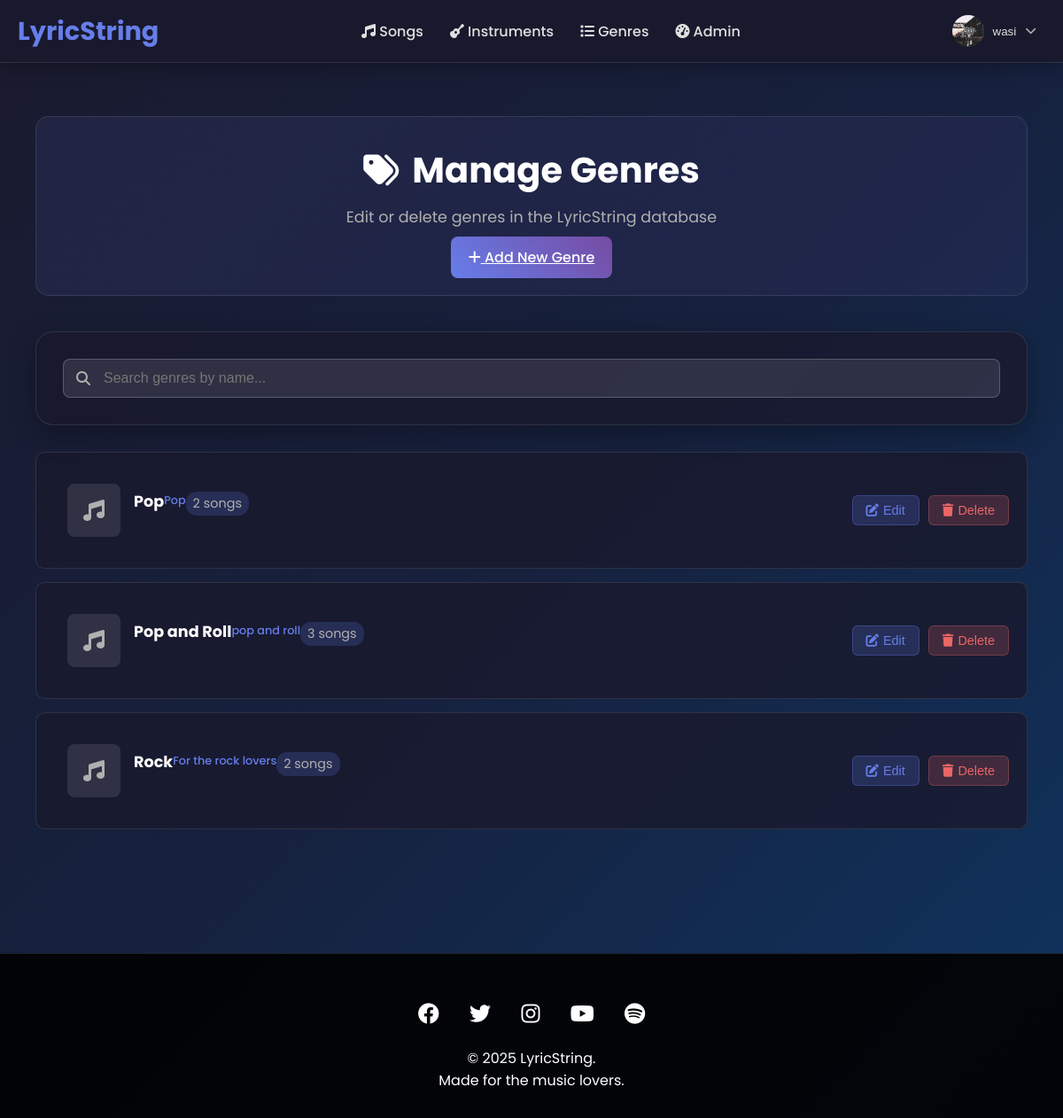
The page /dashboard/manage_genres/ (signed in) on the database its author committed.
### users/models.py (models this page shows, shortened)
class CustomUser(AbstractUser):
    username = models.CharField(
        max_length=150,
        unique=True,
        help_text='Required. 150 characters or fewer. Letters, digits and @/./+/-/_ only.',
        validators=[AbstractUser.username_validator],
        error_messages={
            'unique': "A user with that username already exists.",
        },
    )
    bio = models.TextField(blank=True)
    profile_picture = models.ImageField(upload_to='profile_pics/', blank=True)
    location = models.CharField(max_length=100, blank=True)
    website = models.URLField(blank=True)
    social_media = models.CharField(max_length=100, blank=True)
    skill_level = models.CharField(max_length=20, choices=[
        ('beginner', 'Beginner'),
        ('intermediate', 'Intermediate'),
        ('advanced', 'Advanced'),
        ('professional', 'Professional')
    ], default='beginner')
    groups = models.ManyToManyField(
        'auth.Group',
        verbose_name='groups',
        blank=True,
        help_text='The groups this user belongs to. A user will get all permissions granted to each of their groups.',
        related_name="customuser_set",
        related_query_name="user",
    )
    user_permissions = models.ManyToManyField(
        'auth.Permission',
        verbose_name='user permissions',
        blank=True,
        help_text='Specific permissions for this user.',
        related_name="customuser_set",
        related_query_name="user",
    )

### content/models.py (models this page shows, shortened)
class Genre(models.Model):
    name = models.CharField(max_length=50, unique=True)
    description = models.TextField(blank=True)
    icon_class = models.CharField(max_length=50, default='fas fa-music')

### users/views.py (the view)
# urls.py: path('dashboard/manage_genres/', views.manage_genres_view, name='manage_genres'),
@staff_member_required
def manage_genres_view(request):
    genres = Genre.objects.all().order_by('name')
    paginator = Paginator(genres, 10)
    page_number = request.GET.get('page')
    page_obj = paginator.get_page(page_number)
    context = {
        'genres': page_obj,
    }
    return render(request, 'users/manage_genres.html', context)

### templates/users/manage_genres.html (shortened to what this page needs)
{% extends "base.html" %}
{% load static %}
{% block extra_css %}
<link rel="stylesheet" href="{% static 'css/admin_edit_song.css' %}">
{% endblock %}
{% block content %}
<div class="admin-container">
    <div class="admin-header">
        <h1><i class="fas fa-tags"></i> Manage Genres</h1>
        <p>Edit or delete genres in the LyricString database</p>
        <div style="margin-top: 20px;">
            <a href="{% url 'add_genre' %}" class="modal-btn primary">
                <i class="fas fa-plus"></i>
                Add New Genre
            </a>
        </div>
    </div>
    <div class="search-section">
        <div class="search-box">
            <i class="fas fa-search"></i>
            <input type="text" id="genreSearch" placeholder="Search genres by name...">
        </div>
    </div>
    <div class="songs-list">
        {% for genre in genres %}
        <div class="song-item" data-name="{{ genre.name|lower }}">
            <div class="song-info">
                <div class="song-cover">
                    <i class="{{ genre.icon_class|default:'fas fa-music' }}"></i>
                </div>
                <div class="song-details">
                    <h3>{{ genre.name }}</h3>
                    <p class="artist">{{ genre.description|truncatewords:10 }}</p>
                    <div class="song-meta">
                        <span class="genres">
                            <span class="genre-tag">{{ genre.song_set.count }} songs</span>
                        </span>
                    </div>
                </div>
            </div>
            <div class="song-actions">
                <button class="btn-edit" onclick="editGenre({{ genre.id }})">
                    <i class="fas fa-edit"></i> Edit
                </button>
                <button class="btn-delete" onclick="confirmDelete({{ genre.id }}, '{{ genre.name|escapejs }}')">
                    <i class="fas fa-trash"></i> Delete
                </button>
            </div>
        </div>
        {% endfor %}
    </div>
</div>
{% endblock %}

### templates/base.html (shortened to what this page needs)
{% load static %}
<!DOCTYPE html>
<html lang="en">
<head>
    <link rel="stylesheet" href="https://cdnjs.cloudflare.com/ajax/libs/font-awesome/6.4.0/css/all.min.css">
    <link rel="stylesheet" href="{% static 'css/styles.css' %}">
    <link rel="stylesheet" href="{% static 'css/base.css' %}">
    {% block extra_css %}{% endblock %}
</head>
<body>
    <header class="header">
        <nav class="nav-container">
            <a href="/" class="logo">
                LyricString
            </a>
            <ul class="nav-menu">
                <li><a href="/"><i class="fas fa-music"></i> Songs</a></li>
                <li><a href="/instruments/"><i class="fas fa-guitar"></i> Instruments</a></li>
                <li><a href="/genres/"><i class="fas fa-list"></i> Genres</a></li>
                {% if user.is_staff %}
                <li><a href="/dashboard/"><i class="fas fa-tachometer-alt"></i> Admin</a></li>
                {% endif %}
            </ul>
            <div class="user-actions">
                {% if user.is_authenticated %}
                <div class="user-profile">
                    <div class="profile-dropdown">
                        <button class="profile-btn">
                            {% if user.profile_picture %}
                            <img src="{{ user.profile_picture.url }}" alt="{{ user.username }}" class="profile-pic">
                            {% else %}
                            <div class="profile-pic default"><i class="fas fa-user"></i></div>
                            {% endif %}
                            <span class="username">{{ user.username }}</span>
                            <i class="fas fa-chevron-down dropdown-icon"></i>
                        </button>
                    </div>
                </div>
                {% else %}
                <a href="{% url 'login' %}" class="btn btn-outline">Sign in</a>
                <a href="{% url 'register' %}" class="btn btn-primary">Sign up</a>
                {% endif %}
            </div>
        </nav>
    </header>
    <main class="main-content">
        {% block content %}{% endblock %}
    </main>
    <footer class="footer">
        <div class="footer-content">
            <div class="social-links">
                <a href="#"><i class="fab fa-facebook"></i></a>
                <a href="#"><i class="fab fa-twitter"></i></a>
                <a href="#"><i class="fab fa-instagram"></i></a>
                <a href="#"><i class="fab fa-youtube"></i></a>
                <a href="#"><i class="fab fa-spotify"></i></a>
            </div>
            <p>&copy; 2025 LyricString.</p>
            <p>Made for the music lovers.</p>
        </div>
    </footer>
</body>
</html>

### static/css/styles.css (style rules this page uses)
* { margin: 0; padding: 0; box-sizing: border-box; }
body { font-family: 'Poppins', sans-serif; background: linear-gradient(135deg, #1a1a2e 0%, #16213e 50%, #0f3460 100%); min-height: 100vh; color: #e0e0e0; }
.header { background: rgba(26, 26, 46, 0.95); backdrop-filter: blur(10px); box-shadow: 0 4px 20px rgba(0,0,0,0.3); position: sticky; top: 0; z-index: 1000; border-bottom: 1px solid rgba(255, 255, 255, 0.1); }
.nav-container { max-width: 1400px; margin: 0 auto; padding: 0 20px; display: flex; justify-content: space-between; align-items: center; height: 70px; }
.logo { display: flex; align-items: center; gap: 10px; font-size: 1.8rem; font-weight: 700; color: #667eea; text-decoration: none; }
.nav-menu { display: flex; list-style: none; gap: 30px; }
.nav-menu a { text-decoration: none; color: #e0e0e0; font-weight: 500; transition: color 0.3s ease; position: relative; }
.nav-menu a::after { content: ''; position: absolute; width: 0; height: 2px; bottom: -5px; left: 0; background: linear-gradient(45deg, #667eea, #764ba2); transition: width 0.3s ease; }
.user-actions { display: flex; gap: 15px; align-items: center; }
.user-profile { position: relative; }
.profile-dropdown { position: relative; }
.profile-btn { display: flex; align-items: center; gap: 10px; background: transparent; border: none; cursor: pointer; padding: 5px 10px; border-radius: 30px; transition: all 0.3s ease; }
.profile-pic { width: 36px; height: 36px; border-radius: 50%; object-fit: cover; }
.username { font-weight: 500; color: #e0e0e0; }
.dropdown-icon { font-size: 0.8rem; color: #b0b0b0; transition: transform 0.3s ease; }
.main-content { max-width: 1400px; margin: 0 auto; padding: 40px 20px; min-height: calc(100vh - 140px); }
.search-section { background: rgba(26, 26, 46, 0.8); backdrop-filter: blur(10px); border-radius: 20px; padding: 30px; margin-bottom: 30px; box-shadow: 0 10px 30px rgba(0,0,0,0.3); border: 1px solid rgba(255, 255, 255, 0.1); }
.song-cover { width: 100%; height: 160px; background: linear-gradient(45deg, #667eea, #764ba2); display: flex; align-items: center; justify-content: center; position: relative; overflow: hidden; }
.song-cover i { font-size: 3rem; color: rgba(255,255,255,0.8); }
.song-info { padding: 15px; }
.song-details { display: flex; justify-content: space-between; align-items: center; margin-bottom: 15px; font-size: 0.8rem; color: #888; }
.song-actions { display: flex; justify-content: space-between; align-items: center; }
.footer { background: rgba(0,0,0,0.9); color: white; text-align: center; padding: 30px 0; margin-top: 50px; border-top: 1px solid rgba(255, 255, 255, 0.1); }
.footer-content { max-width: 1400px; margin: 0 auto; padding: 0 20px; }
.social-links { margin: 20px 0; }
.social-links a { color: white; font-size: 1.5rem; margin: 0 15px; transition: color 0.3s ease; }

### static/css/admin_edit_song.css (style rules this page uses)
.admin-container { max-width: 1200px; margin: 0 auto; padding: 20px; }
.admin-header { text-align: center; margin-bottom: 40px; padding: 30px; background: linear-gradient(135deg, rgba(102, 126, 234, 0.1), rgba(118, 75, 162, 0.1)); border-radius: 15px; border: 1px solid rgba(255, 255, 255, 0.1); }
.admin-header h1 { color: white; font-size: 2.5rem; margin-bottom: 10px; display: flex; align-items: center; justify-content: center; gap: 15px; }
.admin-header p { color: #b0b0b0; font-size: 1.1rem; }
.modal-btn { padding: 12px 20px; border-radius: 8px; border: none; font-size: 1rem; font-weight: 500; cursor: pointer; transition: all 0.3s ease; }
.modal-btn.primary { background: linear-gradient(45deg, #667eea, #764ba2); color: white; }

### rows shown on the page
CustomUser: profile_picture (picture), username "wasi"
Genre: name "Pop", description "Pop", song_set.count "2"
Genre: name "Pop and Roll", description "pop and roll", song_set.count "3"
Genre: name "Rock", description "For the rock lovers", song_set.count "2"
